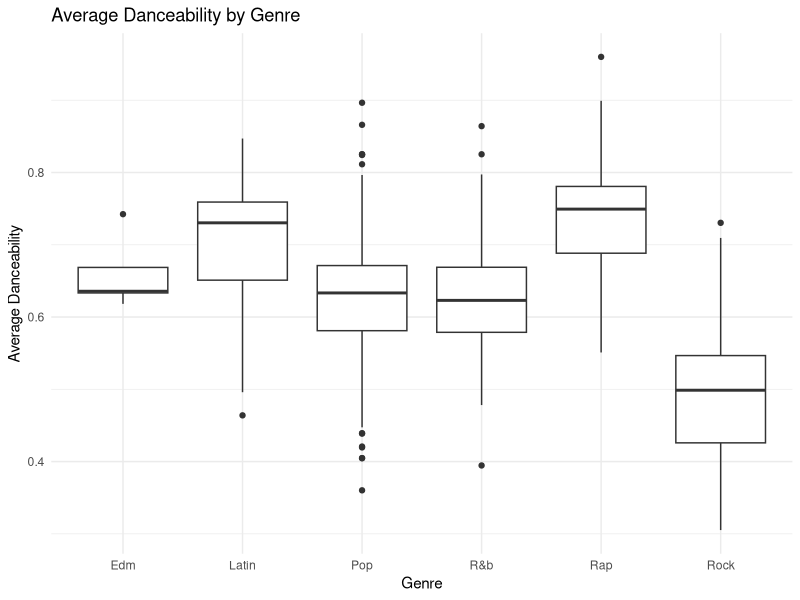
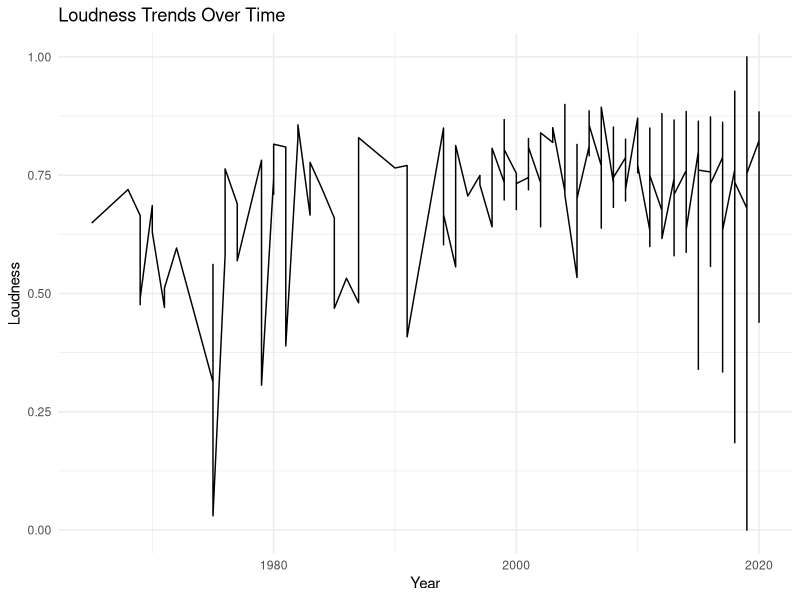

The R source for these figures, in order: (Note: this script raises an error after producing the figures.)
## ---- chunk 1
library(ggplot2)
library(dplyr)
library(lubridate)
library(tidyr)
library(readr)
## ---- chunk 2
# Read the music data into R
spotify <- read_csv("spotify.csv", show_col_types = FALSE)
artists <- read_csv("artists.csv", show_col_types = FALSE)
## ---- chunk 3
head(spotify, 5)
head(artists, 5)
## ---- chunk 4
joinedData <- left_join(spotify, artists, by = "artist")

head(joinedData, 5)
## ---- chunk 5
ggplot(joinedData, aes(x = genre, y = avg_danceability)) +
  geom_boxplot() +
  labs(title = "Average Danceability by Genre",
       x = "Genre", y = "Average Danceability") +
  theme_minimal()
## ---- chunk 6
# Ensure the lubridate package is loaded
joinedData <- joinedData |> 
  mutate(release_date = ymd(release_date))

# Check the first few rows to see the new column
head(joinedData, 5)
## ---- chunk 7
# Extract just the year from the 'date' column and make a new column
joinedData <- joinedData |> 
  mutate(year = year(release_date))
## ---- chunk 8
ggplot(joinedData, aes(x = year, y = loudness)) +
  geom_line() +
  labs(title = "Loudness Trends Over Time",
       x = "Year", y = "Loudness") +
  theme_minimal()
## ---- chunk 9
joinData |>
  mutate() |>
  head()
## ---- chunk 10
filteredData1 <- joinedData |>
  filter(year >= 2015 & year <= 2017 & genre == "Pop")

head(filteredData1, 5)
## ---- chunk 11
ggplot(filteredData1, aes(x = release_date, y = energy, color = genre)) +
  geom_line() +
  labs(title = "Energy in Pop Music Trends (2015-2017)",
       x = "Date", y = "Energy") +
  theme_minimal()
## ---- chunk 12
filteredData2 <- joinedData |>
  filter(year >= 2015 & year <= 2020 & genre == "Rap" & energy < 0.5) 

head(filteredData2, 5)
## ---- chunk 13
ggplot(filteredData2, aes(x = duration_ms, y = speechiness, color = energy)) +
  geom_point() +
  labs(title = "Song Duration vs. Speechiness (in Rap Songs with Low Energy 2015-2020)",
       x = "Song Duration (ms)", y = "Speechiness") +
  theme_minimal()
## ---- chunk 14
# Your code goes here...
## ---- chunk 15
# Your code goes here...
## ---- chunk 16
# Your code goes here...
## ---- chunk 17
selectedData <- joinedData |>
  select(artist, genre, acousticness, loudness)

head(selectedData, 5)
## ---- chunk 18
ggplot(selectedData, aes(x = acousticness, y = loudness)) +
  geom_smooth() +
  labs(title = "Acousticness vs. Loudness in Songs",
       x = "Acousticness", y = "Loudness") +
  theme_minimal()
## ---- chunk 19
# Your code goes here...
## ---- chunk 20
# Your code goes here...
## ---- chunk 21
# Your code goes here...
## ---- chunk 22
mutatedData <- joinedData |>
  mutate(rel_danceability = danceability / avg_danceability)

head(mutatedData, 5)
## ---- chunk 23
ggplot(mutatedData, aes(x = valence, y = rel_danceability, color = genre)) +
  geom_point(size = 2) +
  labs(title = "Valence vs. Relative Danceability",
       x = "Valence", y = "Relative Danceability") +
  geom_hline(yintercept = 1)+
  theme_minimal()
## ---- chunk 24
# Your code goes here...
## ---- chunk 25
# Your code goes here...
## ---- chunk 26
# Your code goes here...
## ---- chunk 27
summaryData <- joinedData |>
  group_by(genre) |>
  summarize(
    avg_danceability = mean(danceability, na.rm = TRUE)
  )

head(summaryData, 5)
## ---- chunk 28
ggplot(summaryData, aes(x = genre, y = avg_danceability, fill = genre)) +
  geom_bar(stat='identity')+
  labs(title = "Genre vs. Average Song Danceability",
       x = "Genre", y = "Average Song Danceability") +
  theme_minimal()
## ---- chunk 29
# Your code goes here...
## ---- chunk 30
# Your code goes here...
## ---- chunk 31
# Your code goes here...
## ---- chunk 32
# Your code goes here...
## ---- chunk 33
temps_wide <- tribble(
  ~ day, ~ air, ~ soil, 
  1, 27, 15,
  2, 31, 16,
  3, 22, 15
)

temps_wide
## ---- chunk 34
temps_long <- temps_wide |>
  pivot_longer(c(air, soil))

temps_long
## ---- chunk 35
temps_long <- temps_wide |>
  pivot_longer(c(air, soil), 
               names_to = "type", 
               values_to = "temp")

temps_long
## ---- chunk 36
# Create a wide format from the existing long format
popData <- joinedData |>
  select(song, year, popularity)
## ---- chunk 37
wideData <- joinedData |>
  pivot_wider(names_from = song, 
              values_from = popularity, 
              id_cols = year)

# Preview the wide data
head(wideData, 5)
## ---- chunk 38
# Convert the wide format back to long format
longData <- wideData |>
  pivot_longer(!year, names_to = "song", 
               values_to = "popularity")

# Preview the long data
head(longData, 5)
## ---- chunk 39
#| echo: false 
# I set echo: false above because we don't want the document to render
# and try to open the help documentation.
?tidyr_tidy_select
## ---- chunk 40
# Combine 'genre' and 'year' into a single column
mergedData <- joinedData |>
  unite("genre_year", genre, year, sep = "_")

# Preview the merged dataset
head(mergedData, 5)
## ---- chunk 41
# Split the 'genre_year' column back into 'genre' and 'year'
splitData <- mergedData |>
  separate(genre_year, into = c("genre", "year"), sep = "_")

# Preview the split dataset
head(splitData, 5)
## ---- chunk 42
# Step 1: Join with the additional dataset to get more artist information
joinedDataV <- left_join(spotify, artists, by = "artist")

# Step 2: Mutate to get the dates in the correct format
joinedDataV <- joinedDataV |> 
  mutate(date = ymd(release_date)) |> 
  mutate(year = year(date)) |> 
  mutate(month = month(date))

# Step 2: Filter the dataset to keep only Rap and R&B Songs from after 2010
filteredDataV <- joinedDataV |>
  filter(year >= 2010 & 
           genre %in% c("R&b", "Rap"))

# Step 3: Select relevant columns for analysis
selectedDataV <- filteredDataV |>
  select(song, artist, genre, popularity, year, valence, danceability, avg_danceability)

# Step 4: Mutate the data to create new metric
mutatedDataV <- selectedDataV |>
  mutate(
    rel_danceability = danceability / avg_danceability)

# Step 5: Summarize the data to get average popularity per artist and average danceability (based on the individual songs, not the artists)
summaryDataV <- mutatedDataV |>
  group_by(artist) |>
  summarize(
    avg_popularity = mean(popularity, na.rm = TRUE),
    avg_valence = mean(valence, na.rm = TRUE),
    time_avg_danceability = mean(danceability, na.rm = TRUE)
  ) |>
  ungroup() |> 
  arrange(desc(avg_popularity)) |> 
  head(10)

# Step 6: Create a publication-ready visualization
ggplot(summaryDataV, aes(
  x = time_avg_danceability, 
  y = avg_valence, 
  size = avg_popularity,  # Use average popularity for size mapping
  color = artist
)) +
  geom_point(alpha = 0.4) +
  scale_y_continuous(limits = c(0, 1)) +  # Adjust y-axis scale to go 0-1
  scale_x_continuous(limits = c(0.2, .90)) +  # Adjust x-axis scale to go 0.2 - .9 (better fits data)
  scale_size_continuous(
    range = c(5, 25),  # Adjust the bubble size range
    breaks = c(0,1)
  ) +
  scale_color_viridis_d(guide = "none") +  # Hide the color legend
  labs(
    title = "Relationship Between Danceability and Valence for Top 10 R&B/Rap Artists since 2010",
    subtitle = "Bubble size represents average popularity of songs per artist",
    x = "Average Danceability",
    y = "Average Valence (Song Positivity)"
  ) +
  geom_text(aes(label = artist), hjust = 0.5, size = 3, color = "black") + # Labels centered
  theme_minimal() +
  theme(plot.title = element_text(size = 11, face = "bold"), 
    plot.subtitle = element_text(size = 9, face = "italic"), 
    axis.title = element_text(size = 8),
    legend.title = element_text(size = 8), 
    legend.text = element_text(size = 8), 
    legend.position = "bottom"
  )
